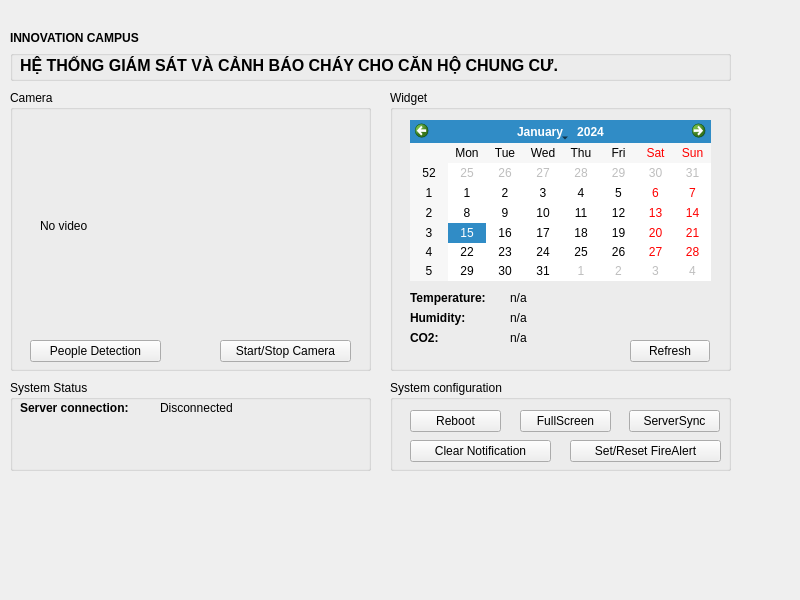
<?xml version="1.0" encoding="UTF-8"?>
<ui version="4.0">
 <class>MYAPP</class>
 <widget class="QWidget" name="MYAPP">
  <property name="geometry">
   <rect>
    <x>0</x>
    <y>0</y>
    <width>800</width>
    <height>600</height>
   </rect>
  </property>
  <property name="windowTitle">
   <string>SIC IoT - CapstoneProjectApp</string>
  </property>
  <widget class="QLabel" name="SAMSUNGLOGO">
   <property name="geometry">
    <rect>
     <x>0</x>
     <y>0</y>
     <width>161</width>
     <height>41</height>
    </rect>
   </property>
   <property name="text">
    <string/>
   </property>
   <property name="pixmap">
    <pixmap>SAMSUNG_LOGO_w128.png</pixmap>
   </property>
  </widget>
  <widget class="QLabel" name="SIC_LOGO">
   <property name="geometry">
    <rect>
     <x>10</x>
     <y>30</y>
     <width>151</width>
     <height>16</height>
    </rect>
   </property>
   <property name="font">
    <font>
     <bold>true</bold>
    </font>
   </property>
   <property name="text">
    <string>INNOVATION CAMPUS</string>
   </property>
  </widget>
  <widget class="QGroupBox" name="groupBox">
   <property name="geometry">
    <rect>
     <x>10</x>
     <y>50</y>
     <width>721</width>
     <height>31</height>
    </rect>
   </property>
   <property name="title">
    <string/>
   </property>
   <widget class="QLabel" name="project_name">
    <property name="geometry">
     <rect>
      <x>10</x>
      <y>0</y>
      <width>631</width>
      <height>31</height>
     </rect>
    </property>
    <property name="font">
     <font>
      <pointsize>12</pointsize>
      <bold>true</bold>
      <underline>false</underline>
     </font>
    </property>
    <property name="text">
     <string>HỆ THỐNG GIÁM SÁT VÀ CẢNH BÁO CHÁY CHO CĂN HỘ CHUNG CƯ.</string>
    </property>
   </widget>
  </widget>
  <widget class="QGroupBox" name="Widget">
   <property name="geometry">
    <rect>
     <x>390</x>
     <y>90</y>
     <width>341</width>
     <height>281</height>
    </rect>
   </property>
   <property name="title">
    <string>Widget</string>
   </property>
   <widget class="QCalendarWidget" name="calendarWidget">
    <property name="geometry">
     <rect>
      <x>20</x>
      <y>30</y>
      <width>301</width>
      <height>161</height>
     </rect>
    </property>
   </widget>
   <widget class="QLabel" name="temp_title">
    <property name="geometry">
     <rect>
      <x>20</x>
      <y>200</y>
      <width>91</width>
      <height>16</height>
     </rect>
    </property>
    <property name="font">
     <font>
      <bold>true</bold>
     </font>
    </property>
    <property name="text">
     <string>Temperature:</string>
    </property>
   </widget>
   <widget class="QLabel" name="humid_title">
    <property name="geometry">
     <rect>
      <x>20</x>
      <y>220</y>
      <width>81</width>
      <height>16</height>
     </rect>
    </property>
    <property name="font">
     <font>
      <bold>true</bold>
     </font>
    </property>
    <property name="text">
     <string>Humidity:</string>
    </property>
   </widget>
   <widget class="QLabel" name="temp_value">
    <property name="geometry">
     <rect>
      <x>120</x>
      <y>200</y>
      <width>91</width>
      <height>16</height>
     </rect>
    </property>
    <property name="font">
     <font>
      <bold>false</bold>
     </font>
    </property>
    <property name="text">
     <string>n/a</string>
    </property>
   </widget>
   <widget class="QLabel" name="humid_value">
    <property name="geometry">
     <rect>
      <x>120</x>
      <y>220</y>
      <width>91</width>
      <height>16</height>
     </rect>
    </property>
    <property name="font">
     <font>
      <bold>false</bold>
     </font>
    </property>
    <property name="text">
     <string>n/a</string>
    </property>
   </widget>
   <widget class="QLabel" name="CO2_value">
    <property name="geometry">
     <rect>
      <x>120</x>
      <y>240</y>
      <width>91</width>
      <height>16</height>
     </rect>
    </property>
    <property name="font">
     <font>
      <bold>false</bold>
     </font>
    </property>
    <property name="text">
     <string>n/a</string>
    </property>
   </widget>
   <widget class="QLabel" name="CO2_title">
    <property name="geometry">
     <rect>
      <x>20</x>
      <y>240</y>
      <width>81</width>
      <height>16</height>
     </rect>
    </property>
    <property name="font">
     <font>
      <bold>true</bold>
     </font>
    </property>
    <property name="text">
     <string>CO2:</string>
    </property>
   </widget>
   <widget class="QPushButton" name="RefreshButton">
    <property name="geometry">
     <rect>
      <x>240</x>
      <y>250</y>
      <width>80</width>
      <height>22</height>
     </rect>
    </property>
    <property name="text">
     <string>Refresh</string>
    </property>
   </widget>
  </widget>
  <widget class="QGroupBox" name="groupBox_3">
   <property name="geometry">
    <rect>
     <x>10</x>
     <y>90</y>
     <width>361</width>
     <height>281</height>
    </rect>
   </property>
   <property name="title">
    <string>Camera</string>
   </property>
   <widget class="QLabel" name="Camera_Label">
    <property name="geometry">
     <rect>
      <x>30</x>
      <y>30</y>
      <width>301</width>
      <height>211</height>
     </rect>
    </property>
    <property name="font">
     <font>
      <underline>false</underline>
     </font>
    </property>
    <property name="text">
     <string>No video</string>
    </property>
   </widget>
   <widget class="QPushButton" name="People_Detection">
    <property name="geometry">
     <rect>
      <x>20</x>
      <y>250</y>
      <width>131</width>
      <height>22</height>
     </rect>
    </property>
    <property name="text">
     <string>People Detection</string>
    </property>
   </widget>
   <widget class="QPushButton" name="Camera_Control">
    <property name="geometry">
     <rect>
      <x>210</x>
      <y>250</y>
      <width>131</width>
      <height>22</height>
     </rect>
    </property>
    <property name="text">
     <string>Start/Stop Camera</string>
    </property>
   </widget>
  </widget>
  <widget class="QGroupBox" name="Announcement">
   <property name="geometry">
    <rect>
     <x>10</x>
     <y>380</y>
     <width>361</width>
     <height>91</height>
    </rect>
   </property>
   <property name="autoFillBackground">
    <bool>true</bool>
   </property>
   <property name="title">
    <string>System Status</string>
   </property>
   <widget class="QLabel" name="Notification1_Value">
    <property name="geometry">
     <rect>
      <x>10</x>
      <y>40</y>
      <width>311</width>
      <height>21</height>
     </rect>
    </property>
    <property name="text">
     <string>&lt;notification 1&gt;</string>
    </property>
   </widget>
   <widget class="QLabel" name="ServerConnection_Title">
    <property name="geometry">
     <rect>
      <x>10</x>
      <y>20</y>
      <width>131</width>
      <height>16</height>
     </rect>
    </property>
    <property name="font">
     <font>
      <bold>true</bold>
     </font>
    </property>
    <property name="text">
     <string>Server connection:</string>
    </property>
   </widget>
   <widget class="QLabel" name="ServerConnection_Value">
    <property name="geometry">
     <rect>
      <x>150</x>
      <y>20</y>
      <width>201</width>
      <height>16</height>
     </rect>
    </property>
    <property name="text">
     <string>Disconnected</string>
    </property>
   </widget>
   <widget class="QLabel" name="Notification2_Value">
    <property name="geometry">
     <rect>
      <x>10</x>
      <y>60</y>
      <width>311</width>
      <height>21</height>
     </rect>
    </property>
    <property name="text">
     <string>&lt;notification 2&gt;</string>
    </property>
   </widget>
  </widget>
  <widget class="QGroupBox" name="sysconf">
   <property name="geometry">
    <rect>
     <x>390</x>
     <y>380</y>
     <width>341</width>
     <height>91</height>
    </rect>
   </property>
   <property name="title">
    <string>System configuration</string>
   </property>
   <widget class="QPushButton" name="RebootButton">
    <property name="geometry">
     <rect>
      <x>20</x>
      <y>30</y>
      <width>91</width>
      <height>22</height>
     </rect>
    </property>
    <property name="text">
     <string>Reboot</string>
    </property>
   </widget>
   <widget class="QPushButton" name="FullScreenButton">
    <property name="geometry">
     <rect>
      <x>130</x>
      <y>30</y>
      <width>91</width>
      <height>22</height>
     </rect>
    </property>
    <property name="text">
     <string>FullScreen</string>
    </property>
   </widget>
   <widget class="QPushButton" name="ServerSyncButton">
    <property name="geometry">
     <rect>
      <x>239</x>
      <y>30</y>
      <width>91</width>
      <height>22</height>
     </rect>
    </property>
    <property name="text">
     <string>ServerSync</string>
    </property>
   </widget>
   <widget class="QPushButton" name="SetResetFireAlert_Button">
    <property name="geometry">
     <rect>
      <x>180</x>
      <y>60</y>
      <width>151</width>
      <height>22</height>
     </rect>
    </property>
    <property name="text">
     <string>Set/Reset FireAlert</string>
    </property>
   </widget>
   <widget class="QPushButton" name="ClearNotiButton">
    <property name="geometry">
     <rect>
      <x>20</x>
      <y>60</y>
      <width>141</width>
      <height>22</height>
     </rect>
    </property>
    <property name="text">
     <string>Clear Notification</string>
    </property>
   </widget>
  </widget>
  <widget class="QLabel" name="FireWarningBar">
   <property name="geometry">
    <rect>
     <x>180</x>
     <y>10</y>
     <width>551</width>
     <height>31</height>
    </rect>
   </property>
   <property name="text">
    <string/>
   </property>
   <property name="pixmap">
    <pixmap>red.jpg</pixmap>
   </property>
  </widget>
 </widget>
 <resources/>
 <connections/>
</ui>
